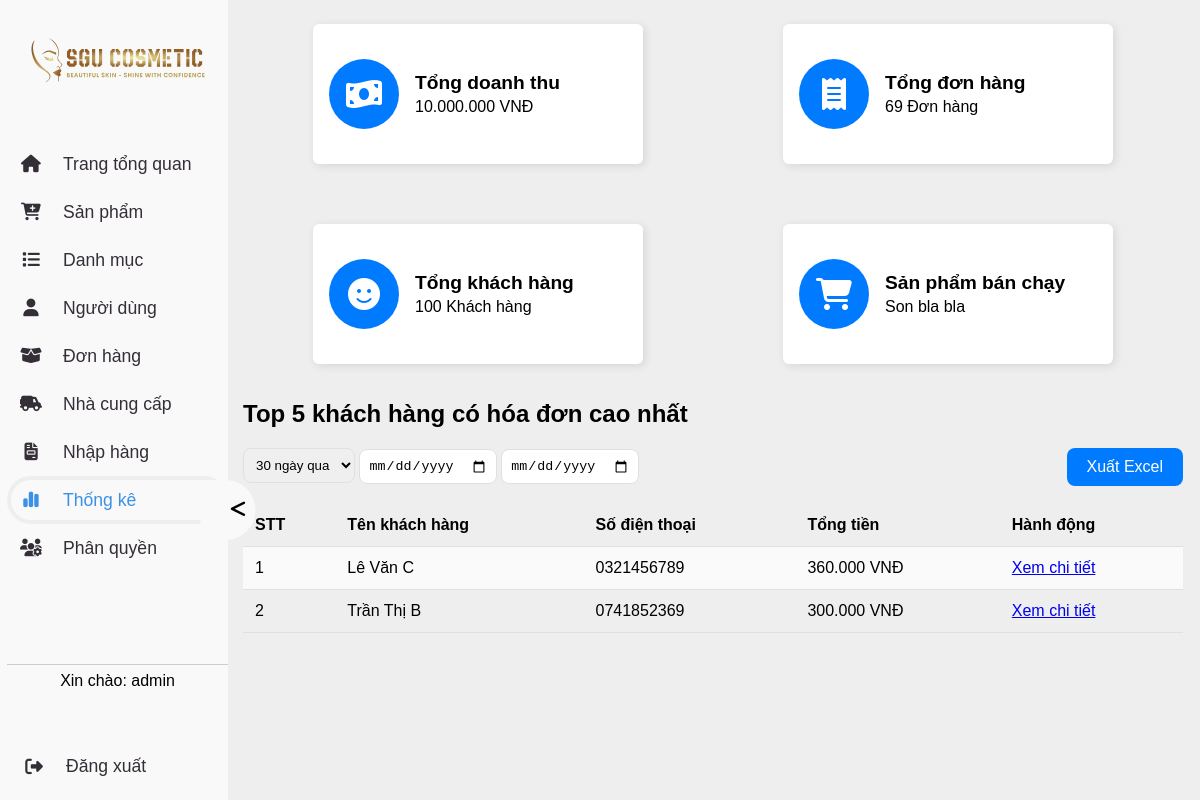
Screenshot of /admin.php?page=thongke (signed in) with the database file from the repository.
### tables this page shows
CREATE TABLE khachhang (
    customer_id INT AUTO_INCREMENT PRIMARY KEY,
    user_id INT,
    customer_name VARCHAR(50),
    phone VARCHAR(20) UNIQUE,
    email VARCHAR(100) UNIQUE,
    FOREIGN KEY (user_id) REFERENCES users(user_id)
);

### database/connect.php (called while the page is built, shortened)
<?php
class database
{
    private $host = "localhost";
    private $dbname = "webbanhang";
    private $username = "root";
    private $password = "";
    private $conn;
    public function __construct()
    {
        $this->conn = new mysqli($this->host, $this->username, $this->password, $this->dbname);
    }
    public function getConnection()
    {
        return $this->conn;
    }
}

### Model/TKModel.php (called while the page is built, shortened)
<?php
require_once __DIR__ . '/../database/connect.php';
class TKModel
{
    private $conn;
    public function __construct()
    {
        $db = new database();
        $this->conn = $db->getConnection();
    }
    public function getTop5KhachHang()
    {
        $sql = "SELECT kh.customer_id, kh.customer_name, kh.phone, SUM(dh.total) AS order_sum
                FROM khachhang kh
                JOIN donhang dh ON kh.customer_id = dh.customer_id
                GROUP BY kh.customer_id, kh.customer_name, kh.phone
                ORDER BY order_sum DESC
                LIMIT 5";
        $stmt = $this->conn->prepare($sql);
        $stmt->execute();
        $result = $stmt->get_result();
        $topCustomers = $result->fetch_all(MYSQLI_ASSOC);
        return $topCustomers;
    }
}

### thongke.php (the view, shortened to what this page needs)
<div>
    <div class="thongke-container">
        <div class="thongke-item">
            <div class="thongke-icon">
                <div>
                    <i class="fa-solid fa-money-bill-wave fa-2x" style="color: white"></i>
                </div>
            </div>
            <div class="thongke-title">
                <p>Tổng doanh thu</p>
                <div>10.000.000 VNĐ</div>
            </div>
        </div>
        <div class="thongke-item">
            <div class="thongke-icon">
                <div>
                    <i class="fa-solid fa-receipt fa-2x" style="color: white;"></i>
                </div>
            </div>
            <div class="thongke-title">
                <p>Tổng đơn hàng</p>
                <div>69 Đơn hàng</div>
            </div>
        </div>
        <div class="thongke-item">
            <div class="thongke-icon">
                <div>
                    <i class="fa-solid fa-face-smile fa-2x" style="color: white;"></i>
                </div>
            </div>
            <div class="thongke-title">
                <p>Tổng khách hàng</p>
                <div>100 Khách hàng</div>
            </div>
        </div>
        <div class="thongke-item">
            <div class="thongke-icon">
                <div>
                    <i class="fa-solid fa-cart-shopping fa-2x" style="color: white;"></i>
                </div>
            </div>
            <div class="thongke-title">
                <p>Sản phẩm bán chạy</p>
                <div>Son bla bla</div>
            </div>
        </div>
    </div>
    <div class="header">Top 5 khách hàng có hóa đơn cao nhất</div>
    <div class="filter">
        <select>
            <option>30 ngày qua</option>
        </select>
        <input type="date" placeholder="Từ ngày">
        <input type="date" placeholder="Đến ngày">
        <a href="#" class="export-btn">Xuất Excel</a>
    </div>
    <table>
        <?php
        require_once 'Model/TKModel.php';
        $tkModel = new TKModel();
        $top5 = $tkModel->getTop5KhachHang();
        if ($top5) {
            echo '<tr>';
            echo '<th>STT</th>';
            echo '<th>Tên khách hàng</th>';
            echo '<th>Số điện thoại</th>';
            echo '<th>Tổng tiền</th>';
            echo '<th>Hành động</th>';
            echo '</tr>';
            foreach ($top5 as $index => $khachHang) {
                echo '<tr>';
                echo '<td>' . ($index + 1) . '</td>';
                echo '<td>' . htmlspecialchars($khachHang['customer_name']) . '</td>';
                echo '<td>' . htmlspecialchars($khachHang['phone']) . '</td>';
                echo '<td>' . number_format($khachHang['order_sum'], 0, ',', '.') . ' VNĐ</td>';
                echo '<td><a href="admin.php?page=thongke&id=' . $khachHang['customer_id'] . '">Xem chi tiết</a></td>';
                echo '</tr>';
            }
        } else {
            echo '<tr><td colspan="5">Không có dữ liệu.</td></tr>';
        }
        ?>
    </table>
</div>

### css/admin.css (style rules this page uses)
* { box-sizing: border-box; margin: 0; }
body { background-color: var(--grey); font-family: Arial, sans-serif; }
:root { --green: #098d1f; --blue: #3C91E6; --grey: #eee; --dark: #342E37; --light: #F9F9F9; }

### thongke.php (style rules this page uses)
.header { font-size: 24px; font-weight: bold; margin-bottom: 20px; }
.thongke-container { width: 100%; height: 400px; display: flex; flex-wrap: wrap; justify-content: center; position: relative; }
.thongke-item { background-color: white; height: 140px; width: calc(100% / 2 - 140px); margin: 24px 70px; display: flex; align-items: center; border-radius: 6px; box-shadow: 2px 2px 10px rgba(0, 0, 0, 0.1); cursor: pointer; }
.thongke-icon { flex: 1; text-align: center; margin: 16px; }
.thongke-icon div { display: flex; justify-content: center; align-items: center; background-color: #007BFF; border-radius: 50%; width: 70px; height: 70px; }
.thongke-title { flex: 4; }
.thongke-title p { font-weight: 700; font-size: 1.2em; margin-bottom: 4px; }
.filter { margin-bottom: 20px; }
.filter select, .filter input { padding: 8px; border-radius: 8px; border: 1px solid #E0E0E0; }
table { width: 100%; border-collapse: collapse; }
th, td { padding: 12px; text-align: left; border-bottom: 1px solid #E0E0E0; }
tr:nth-child(even) { background-color: #FAFAFA; }
.export-btn { float: right; padding: 10px 20px; background-color: #007BFF; color: white; border-radius: 8px; text-decoration: none; }

### rows the page displays
khachhang: customer_name "Lê Văn C", phone "0321456789", order_sum "360.000"
khachhang: customer_name "Trần Thị B", phone "0741852369", order_sum "300.000"

### other values shown
$_SESSION['user']['username'] "admin"
